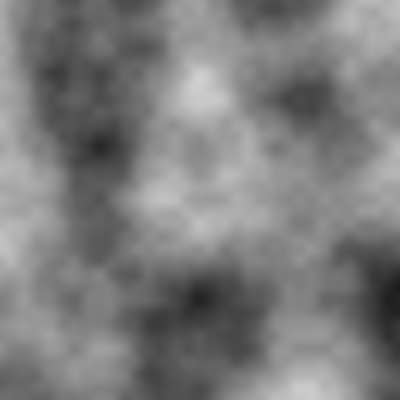
Frame 1 (no input)
Frame 60 (the mouse pressed at the canvas centre just before this capture): identical to frame 1, image omitted
Frame 120 (the mouse held since frame 60 and released just before this capture): identical to frame 1, image omitted

The Processing sketch that drew this single still picture (run headless with seeded random() and noise(); from frame 60 on, the mouse is pressed at the canvas centre):

// Processing sketch: Cloud_Noise
// ── Cloud_Noise.pde
void setup(){
 size(400,400); 
}

float t1 = 0;
float t2 = 1000;
float blur = 0.01;
long seed = 1000;
void draw(){
  noiseSeed(seed);
  loadPixels();
  for (int x=0;x<width;x++){
    for (int y=0;y<height;y++){
       float bright = map(noise(x*blur + blur,y*blur + blur),0,1,0,255);
       pixels[x + y  * width] = color(bright);
    }
  }
  updatePixels();
}

void mouseMoved(){
 blur = dist(width/2,height/2,mouseX,mouseY)/10000; 
 seed += 1;
}
